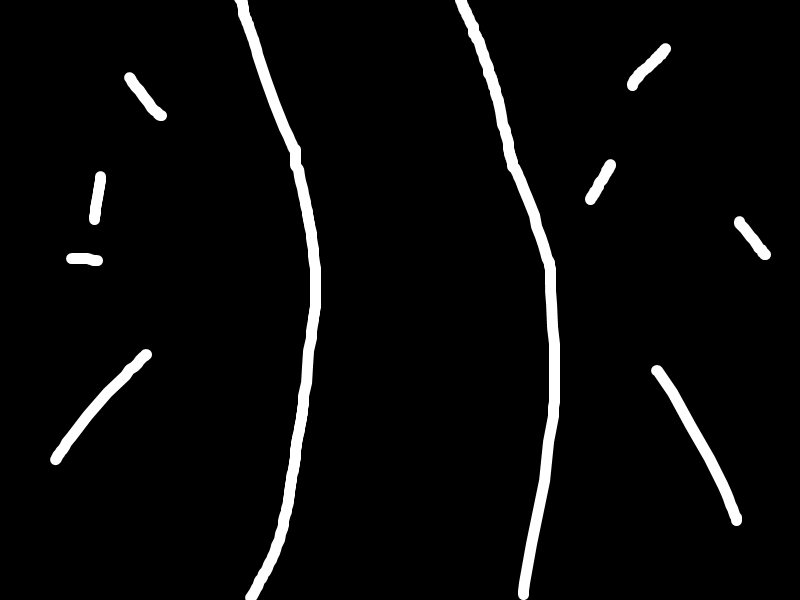
#> input picture Inference/inference_eval/src/countour.png, 800 x 600 px
$ jupyter execute --allow-errors fill_lane.ipynb
#> lines starting #> are read from the running program, lines starting #| are printed output that depends on the picture; after the words box and inside, x2 and y2 are one past the last pixel; in counts of white or black regions, pixels touching at a corner belong together
[cell 1]
import cv2

# from google.colab.patches import cv2_imshow


import numpy as np

filePath = './countour.png'
# filePath = './bdd100k/labels/lane/colormaps/val/b1c66a42-6f7d68ca.png'
image = cv2.imread(filePath)
#> image is the input picture: shape (600, 800, 3); min 0, max 255, mean 11
# fazer para cada cor

image = (image != 0) * 255
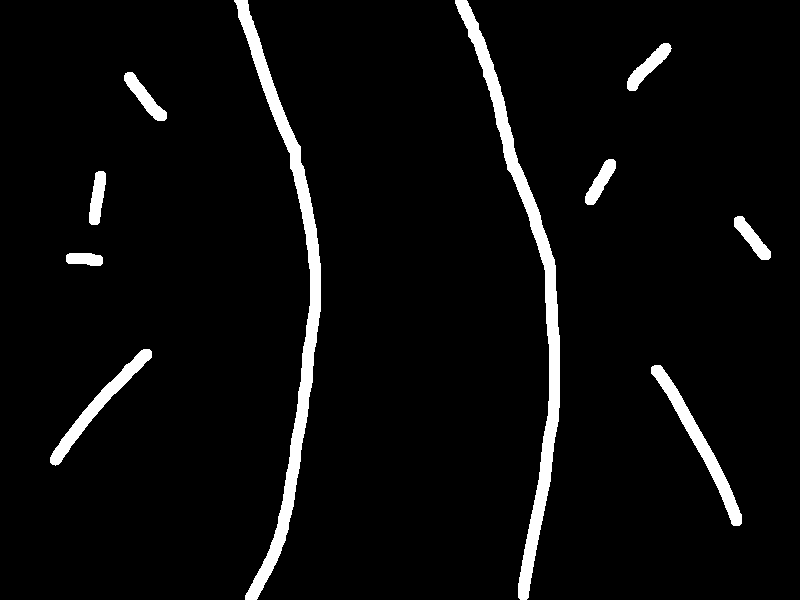
#> image: shape (600, 800, 3) int64; 4.7% white; 10 white regions, largest, box (x1, y1, x2, y2) and area: (234, 0, 321, 600) 7369, (455, 0, 560, 600) 7351, (651, 365, 742, 526) 2176
image = image.astype(np.uint8)

height,width,channel = image.shape
#> height = 600; width = 800; channel = 3

print(channel)
#| 3

#image = cv2.rotate(image, cv2.cv2.ROTATE_90_CLOCKWISE)

gray = cv2.cvtColor(image, cv2.COLOR_BGR2GRAY)
#> gray: shape (600, 800); 4.7% white; 10 white regions

cv2.imshow('teste',image)
# cv2.waitKey(0)
# cv2.destroyAllWindows()
# break

thresh = cv2.threshold(gray, 0, 255, cv2.THRESH_BINARY + cv2.THRESH_OTSU)[1]

contours, hierarchy = cv2.findContours(thresh, cv2.RETR_EXTERNAL, cv2.CHAIN_APPROX_NONE)
#> contours = 10 contours; largest, box (x1, y1, x2, y2) and area: (234, 0, 321, 600) 6757, (455, 0, 560, 600) 6742, (651, 365, 742, 526) 2008, (50, 349, 152, 466) 1684, (627, 43, 672, 91) 678

contour_area = []

for c in contours:

    print('area:', cv2.contourArea(c))

    contour_area.append((cv2.contourArea(c), c))
#> this loop made 10 passes
#| area: 2008.5
#| area: 1684.5
#| area: 361.0
#| area: 577.0
#| area: 552.0
#| area: 560.0
#| area: 660.5
#| area: 677.5
#> (further printed lines are left out)
#> after the loop, contour_area = 10 items

print('--- contour_area ---')

for item in contour_area:

    print('contour_area:', item[0])


# sort list with `(area, contour)` using only `area`

contour_area = sorted(contour_area, key=lambda x:x[0], reverse=True)

print('--- contour_area - sorted ---')

for item in contour_area:

    print('contour_area:', item[0])


# get two the biggest contours

print('--- two the biggest contours ---')

print('p0:', contour_area[0][0])
#| p0: 6757.0

print('p1:', contour_area[1][0])
#| p1: 6742.5

image2 = np.zeros((height, width, 3), dtype = "uint8")

# draw them


coords1 = np.vstack([contour_area[0][1], contour_area[1][1]])
#> coords1 = contour of 2437 points, box (x1, y1, x2, y2) (234, 0, 560, 600), area 13500

cv2.fillPoly(image2, [coords1], (255, 255, 255))
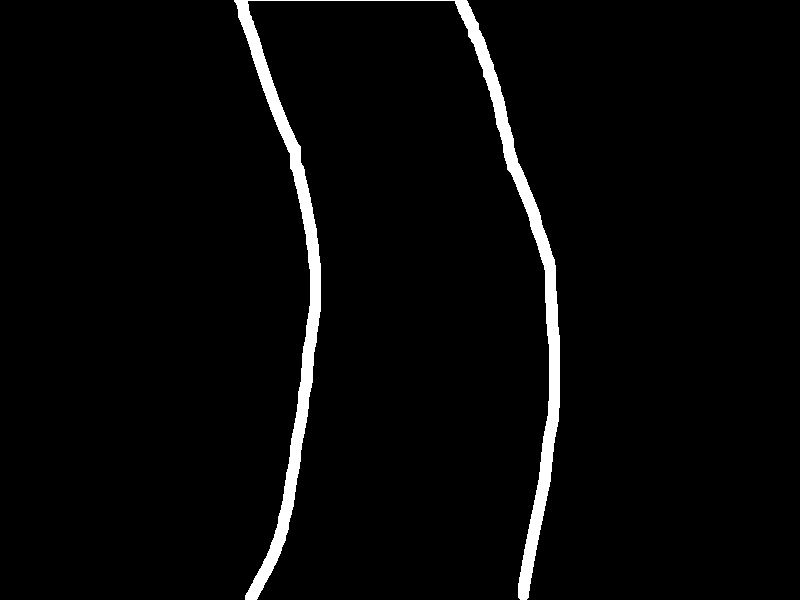
#> image2: shape (600, 800, 3); 3.1% white; 1 white region, box (x1, y1, x2, y2) and area: (234, 0, 560, 600) 14927

gray = cv2.cvtColor(image2, cv2.COLOR_BGR2GRAY)

thresh = cv2.threshold(gray, 0, 255, cv2.THRESH_BINARY + cv2.THRESH_OTSU)[1]

coords = np.column_stack(np.where(thresh > 0))
#> coords = 14927 pairs, first value 0 to 599, second value 234 to 559

c2=np.stack((coords[:,1], coords[:,0]), axis=-1)
#> c2 = 14927 pairs, first value 234 to 559, second value 0 to 599

cv2.fillPoly(image, [c2], (255, 255, 255))
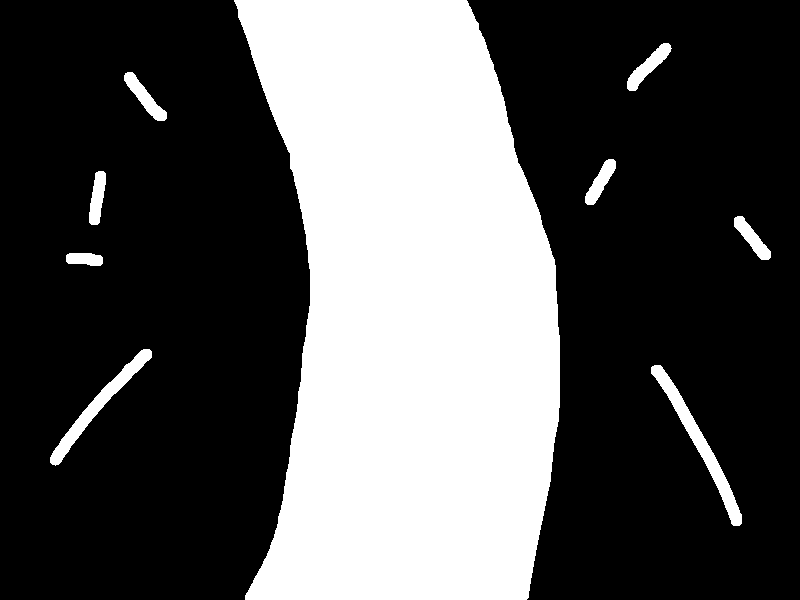
#> image: shape (600, 800, 3); 32.9% white; 9 white regions, largest, box (x1, y1, x2, y2) and area: (234, 0, 560, 600) 150210, (651, 365, 742, 526) 2176, (50, 349, 152, 466) 1810

cv2.imshow('teste2',image)
cv2.waitKey(0)
cv2.destroyAllWindows()

[cell 2]
import cv2
import numpy as np
height, width = 480, 640  # Adjust the size according to your requirements
mask = np.zeros((height, width), dtype=np.uint8)
# Example curve points
curve1 = np.array([[100, 200], [150, 250], [200, 200], [250, 250], [300, 200]], dtype=np.int32)
curve2 = np.array([[100, 220], [150, 270], [200, 220], [250, 270], [300, 220]], dtype=np.int32)
cv2.polylines(mask, [curve1], isClosed=False, color=255, thickness=1)
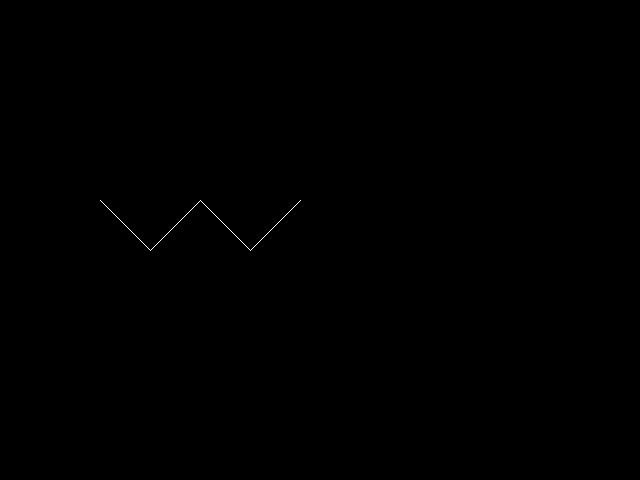
#> mask: shape (480, 640); 0.07% white in thin lines or dots, all inside (x1, y1, x2, y2) = (100, 200, 301, 251)
cv2.polylines(mask, [curve2], isClosed=False, color=255, thickness=1)
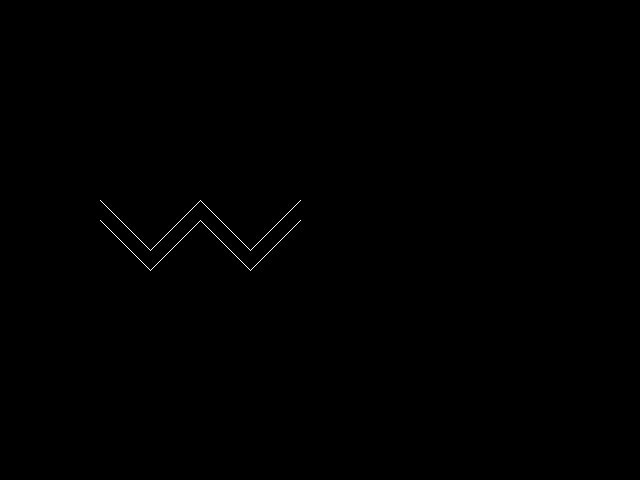
#> mask: shape (480, 640); 0.13% white in thin lines or dots, all inside (x1, y1, x2, y2) = (100, 200, 301, 271)
# cv2.fillPoly(mask, [curve1, curve2], color=255)
cv2.imshow('Filled Mask', mask)
cv2.waitKey(0)
cv2.destroyAllWindows()

[cell 3]
import cv2

# from google.colab.patches import cv2_imshow


import numpy as np

filePath = './countour.png'
# filePath = './bdd100k/labels/lane/colormaps/val/b1c66a42-6f7d68ca.png'
image = cv2.imread(filePath)
# fazer para cada cor

image = (image != 0) * 255
image = image.astype(np.uint8)

height,width,channel = image.shape

print(channel)
#| 3

#image = cv2.rotate(image, cv2.cv2.ROTATE_90_CLOCKWISE)

gray = cv2.cvtColor(image, cv2.COLOR_BGR2GRAY)

cv2.imshow('teste',image)
# cv2.waitKey(0)
# cv2.destroyAllWindows()
# break

thresh = cv2.threshold(gray, 0, 255, cv2.THRESH_BINARY + cv2.THRESH_OTSU)[1]

contours, hierarchy = cv2.findContours(thresh, cv2.RETR_EXTERNAL, cv2.CHAIN_APPROX_NONE)

contour_area = []

for c in contours:

    print('area:', cv2.contourArea(c))

    contour_area.append((cv2.contourArea(c), c))

print('--- contour_area ---')

for item in contour_area:

    print('contour_area:', item[0])


# sort list with `(area, contour)` using only `area`

contour_area = sorted(contour_area, key=lambda x:x[0], reverse=True)

print('--- contour_area - sorted ---')

for item in contour_area:

    print('contour_area:', item[0])


# get two the biggest contours

print('--- two the biggest contours ---')

print('p0:', contour_area[0][0])
#| p0: 6757.0

print('p1:', contour_area[1][0])
#| p1: 6742.5

image2 = np.zeros((height, width, 3), dtype = "uint8")

# draw them


coords1 = np.vstack([contour_area[0][1], contour_area[1][1]])

cv2.fillPoly(image2, [coords1], (255, 255, 255))

gray = cv2.cvtColor(image2, cv2.COLOR_BGR2GRAY)

thresh = cv2.threshold(gray, 0, 255, cv2.THRESH_BINARY + cv2.THRESH_OTSU)[1]

coords = np.column_stack(np.where(thresh > 0))

c2=np.stack((coords[:,1], coords[:,0]), axis=-1)

cv2.fillPoly(image, [c2], (255, 255, 255))

cv2.imshow('teste2',image)
cv2.waitKey(0)
cv2.destroyAllWindows()
